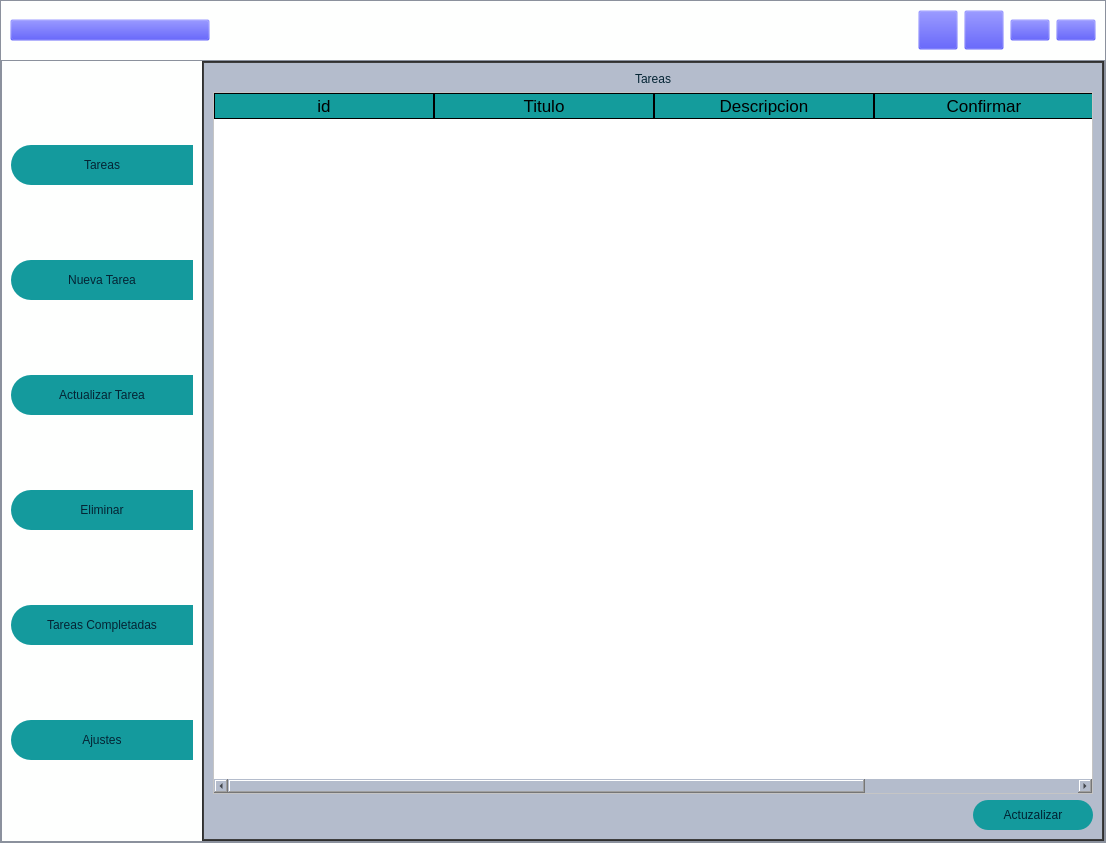
<?xml version="1.0" encoding="UTF-8"?>
<ui version="4.0">
 <class>MainWindow</class>
 <widget class="QMainWindow" name="MainWindow">
  <property name="geometry">
   <rect>
    <x>0</x>
    <y>0</y>
    <width>1106</width>
    <height>843</height>
   </rect>
  </property>
  <property name="windowTitle">
   <string>MainWindow</string>
  </property>
  <widget class="QWidget" name="centralwidget">
   <layout class="QVBoxLayout" name="verticalLayout">
    <property name="spacing">
     <number>0</number>
    </property>
    <property name="leftMargin">
     <number>0</number>
    </property>
    <property name="topMargin">
     <number>0</number>
    </property>
    <property name="rightMargin">
     <number>0</number>
    </property>
    <property name="bottomMargin">
     <number>0</number>
    </property>
    <item>
     <widget class="QFrame" name="frame">
      <property name="styleSheet">
       <string notr="true">background-color: #b4bccc;</string>
      </property>
      <property name="frameShape">
       <enum>QFrame::StyledPanel</enum>
      </property>
      <property name="frameShadow">
       <enum>QFrame::Raised</enum>
      </property>
      <layout class="QVBoxLayout" name="verticalLayout_2" stretch="1,8">
       <property name="spacing">
        <number>0</number>
       </property>
       <property name="leftMargin">
        <number>0</number>
       </property>
       <property name="topMargin">
        <number>0</number>
       </property>
       <property name="rightMargin">
        <number>0</number>
       </property>
       <property name="bottomMargin">
        <number>0</number>
       </property>
       <item>
        <widget class="QFrame" name="frameSuperior">
         <property name="minimumSize">
          <size>
           <width>0</width>
           <height>42</height>
          </size>
         </property>
         <property name="maximumSize">
          <size>
           <width>16777215</width>
           <height>59</height>
          </size>
         </property>
         <property name="styleSheet">
          <string notr="true">QFrame{
	background-color: #fefffe;
}

QPushButton{
background-color:#000000ff;

}

QPushButton:hover{
background-color: #149a9d;
border-radius:5px;
}</string>
         </property>
         <property name="frameShape">
          <enum>QFrame::NoFrame</enum>
         </property>
         <property name="frameShadow">
          <enum>QFrame::Raised</enum>
         </property>
         <layout class="QHBoxLayout" name="horizontalLayout">
          <property name="spacing">
           <number>6</number>
          </property>
          <property name="topMargin">
           <number>9</number>
          </property>
          <property name="rightMargin">
           <number>9</number>
          </property>
          <property name="bottomMargin">
           <number>9</number>
          </property>
          <item>
           <widget class="QPushButton" name="btnMenu">
            <property name="minimumSize">
             <size>
              <width>200</width>
              <height>0</height>
             </size>
            </property>
            <property name="text">
             <string/>
            </property>
            <property name="icon">
             <iconset>
              <normaloff>iconos/barra-lateral.png</normaloff>iconos/barra-lateral.png</iconset>
            </property>
            <property name="iconSize">
             <size>
              <width>30</width>
              <height>30</height>
             </size>
            </property>
           </widget>
          </item>
          <item>
           <spacer name="horizontalSpacer">
            <property name="orientation">
             <enum>Qt::Horizontal</enum>
            </property>
            <property name="sizeHint" stdset="0">
             <size>
              <width>708</width>
              <height>20</height>
             </size>
            </property>
           </spacer>
          </item>
          <item>
           <widget class="QPushButton" name="btnMinimizar">
            <property name="minimumSize">
             <size>
              <width>40</width>
              <height>40</height>
             </size>
            </property>
            <property name="text">
             <string/>
            </property>
            <property name="icon">
             <iconset>
              <normaloff>iconos/minimizar-signo.png</normaloff>iconos/minimizar-signo.png</iconset>
            </property>
            <property name="iconSize">
             <size>
              <width>30</width>
              <height>30</height>
             </size>
            </property>
           </widget>
          </item>
          <item>
           <widget class="QPushButton" name="btnNormalizar">
            <property name="minimumSize">
             <size>
              <width>40</width>
              <height>40</height>
             </size>
            </property>
            <property name="text">
             <string/>
            </property>
            <property name="icon">
             <iconset>
              <normaloff>iconos/minimizar.png</normaloff>iconos/minimizar.png</iconset>
            </property>
            <property name="iconSize">
             <size>
              <width>30</width>
              <height>30</height>
             </size>
            </property>
           </widget>
          </item>
          <item>
           <widget class="QPushButton" name="btnMaximizar">
            <property name="minimumSize">
             <size>
              <width>40</width>
              <height>20</height>
             </size>
            </property>
            <property name="text">
             <string/>
            </property>
            <property name="icon">
             <iconset>
              <normaloff>iconos/opcion-de-maximizar-tamano.png</normaloff>iconos/opcion-de-maximizar-tamano.png</iconset>
            </property>
            <property name="iconSize">
             <size>
              <width>30</width>
              <height>30</height>
             </size>
            </property>
           </widget>
          </item>
          <item>
           <widget class="QPushButton" name="btnCerrar">
            <property name="minimumSize">
             <size>
              <width>40</width>
              <height>20</height>
             </size>
            </property>
            <property name="text">
             <string/>
            </property>
            <property name="icon">
             <iconset>
              <normaloff>iconos/cerrar-el-simbolo-de-la-cruz-en-un-circulo.png</normaloff>iconos/cerrar-el-simbolo-de-la-cruz-en-un-circulo.png</iconset>
            </property>
            <property name="iconSize">
             <size>
              <width>30</width>
              <height>30</height>
             </size>
            </property>
           </widget>
          </item>
         </layout>
        </widget>
       </item>
       <item>
        <widget class="QFrame" name="frameContenido">
         <property name="frameShape">
          <enum>QFrame::StyledPanel</enum>
         </property>
         <property name="frameShadow">
          <enum>QFrame::Raised</enum>
         </property>
         <layout class="QHBoxLayout" name="horizontalLayout_2">
          <property name="spacing">
           <number>0</number>
          </property>
          <property name="leftMargin">
           <number>0</number>
          </property>
          <property name="topMargin">
           <number>0</number>
          </property>
          <property name="rightMargin">
           <number>0</number>
          </property>
          <property name="bottomMargin">
           <number>0</number>
          </property>
          <item>
           <widget class="QFrame" name="frameBarra">
            <property name="minimumSize">
             <size>
              <width>200</width>
              <height>0</height>
             </size>
            </property>
            <property name="maximumSize">
             <size>
              <width>0</width>
              <height>16777215</height>
             </size>
            </property>
            <property name="layoutDirection">
             <enum>Qt::LeftToRight</enum>
            </property>
            <property name="styleSheet">
             <string notr="true">QFrame{
background-color: #fefffe;
}

QPushButton{
background-color: #149a9d;
border-top-left-radius:20px;
border-bottom-left-radius:20px;
color: #042434;
font: 87 11pt &quot;Arial Black&quot;;
}

QPushButton:hover{
background-color: #deeee6;
border-top-left-radius:20px;
border-bottom-left-radius:20px;
color: #042434;
font: 87 11pt &quot;Arial Black&quot;;
}</string>
            </property>
            <property name="frameShape">
             <enum>QFrame::NoFrame</enum>
            </property>
            <property name="frameShadow">
             <enum>QFrame::Raised</enum>
            </property>
            <layout class="QVBoxLayout" name="verticalLayout_3">
             <property name="spacing">
              <number>0</number>
             </property>
             <property name="sizeConstraint">
              <enum>QLayout::SetDefaultConstraint</enum>
             </property>
             <property name="leftMargin">
              <number>9</number>
             </property>
             <property name="topMargin">
              <number>9</number>
             </property>
             <property name="bottomMargin">
              <number>0</number>
             </property>
             <item>
              <widget class="QPushButton" name="btnTareas">
               <property name="minimumSize">
                <size>
                 <width>0</width>
                 <height>40</height>
                </size>
               </property>
               <property name="text">
                <string>Tareas</string>
               </property>
              </widget>
             </item>
             <item>
              <widget class="QPushButton" name="btnNuevaTarea">
               <property name="minimumSize">
                <size>
                 <width>0</width>
                 <height>40</height>
                </size>
               </property>
               <property name="text">
                <string>Nueva Tarea</string>
               </property>
              </widget>
             </item>
             <item>
              <widget class="QPushButton" name="btnActualizarTarea">
               <property name="minimumSize">
                <size>
                 <width>0</width>
                 <height>40</height>
                </size>
               </property>
               <property name="text">
                <string>Actualizar Tarea</string>
               </property>
              </widget>
             </item>
             <item>
              <widget class="QPushButton" name="btnEliminarTarea">
               <property name="minimumSize">
                <size>
                 <width>0</width>
                 <height>40</height>
                </size>
               </property>
               <property name="text">
                <string>Eliminar</string>
               </property>
              </widget>
             </item>
             <item>
              <widget class="QPushButton" name="btnTareasCompletadas">
               <property name="minimumSize">
                <size>
                 <width>0</width>
                 <height>40</height>
                </size>
               </property>
               <property name="text">
                <string>Tareas Completadas</string>
               </property>
              </widget>
             </item>
             <item>
              <widget class="QPushButton" name="btnAjustes">
               <property name="minimumSize">
                <size>
                 <width>0</width>
                 <height>40</height>
                </size>
               </property>
               <property name="text">
                <string>Ajustes</string>
               </property>
              </widget>
             </item>
            </layout>
           </widget>
          </item>
          <item>
           <widget class="QFrame" name="framePaginas">
            <property name="styleSheet">
             <string notr="true">QFrame{
background-color: rgb(61,61,61);
}

QLabel{
font: 87 11pt &quot;Arial Black&quot;;
background-color: #000000ff;
color: #042434;
border:0px solid #14C8DC;
}

QLineEdit{
border:0px;
color: #002232;
border-bottom:2px solid rgb(61,61,61);
font: 87 11pt &quot;Arial Black&quot;;
}

QPushButton{
background-color: #149a9d;
border-radius:15px;
color: #002232;
font: 87 11pt &quot;Arial Black&quot;;
}

QPushButton:hover{
background-color: #deeee6;
border-radius:15px;
color: #002232;
font: 87 11pt &quot;Arial Black&quot;;
}

QTableWidget{
background-color:rgb(255, 255, 255);
color: rgb(0,0,0);
gridline-color: rgb(0, 206, 151);
font-size: 12pt;
color: #000000;
}

QHeaderView::section{
background-color: #149c9c;
border: 1px solid rgb(0,0,0);
font-size:13pt;
}

QTableWidget QTableCornerButton::section{
background-color:rgb(0,0,0);
border: 1px solid rgb(0,206,151);
}</string>
            </property>
            <property name="frameShape">
             <enum>QFrame::StyledPanel</enum>
            </property>
            <property name="frameShadow">
             <enum>QFrame::Raised</enum>
            </property>
            <layout class="QVBoxLayout" name="verticalLayout_4">
             <property name="spacing">
              <number>0</number>
             </property>
             <property name="leftMargin">
              <number>1</number>
             </property>
             <property name="topMargin">
              <number>1</number>
             </property>
             <property name="rightMargin">
              <number>1</number>
             </property>
             <property name="bottomMargin">
              <number>1</number>
             </property>
             <item>
              <widget class="QStackedWidget" name="stackedWidget">
               <property name="currentIndex">
                <number>0</number>
               </property>
               <widget class="QWidget" name="pageTareas">
                <layout class="QVBoxLayout" name="verticalLayout_5">
                 <item>
                  <widget class="QLabel" name="label">
                   <property name="text">
                    <string>Tareas</string>
                   </property>
                   <property name="alignment">
                    <set>Qt::AlignCenter</set>
                   </property>
                  </widget>
                 </item>
                 <item>
                  <widget class="QTableWidget" name="tablaTareas">
                   <property name="accessibleName">
                    <string notr="true"/>
                   </property>
                   <attribute name="horizontalHeaderDefaultSectionSize">
                    <number>220</number>
                   </attribute>
                   <column>
                    <property name="text">
                     <string>id</string>
                    </property>
                   </column>
                   <column>
                    <property name="text">
                     <string>Titulo</string>
                    </property>
                   </column>
                   <column>
                    <property name="text">
                     <string>Descripcion</string>
                    </property>
                   </column>
                   <column>
                    <property name="text">
                     <string>Confirmar</string>
                    </property>
                   </column>
                  </widget>
                 </item>
                 <item>
                  <layout class="QHBoxLayout" name="horizontalLayout_3">
                   <item>
                    <widget class="QLabel" name="labelInfoTareas">
                     <property name="minimumSize">
                      <size>
                       <width>120</width>
                       <height>30</height>
                      </size>
                     </property>
                     <property name="text">
                      <string/>
                     </property>
                    </widget>
                   </item>
                   <item>
                    <spacer name="horizontalSpacer_2">
                     <property name="orientation">
                      <enum>Qt::Horizontal</enum>
                     </property>
                     <property name="sizeHint" stdset="0">
                      <size>
                       <width>40</width>
                       <height>20</height>
                      </size>
                     </property>
                    </spacer>
                   </item>
                   <item>
                    <widget class="QPushButton" name="btnActualizar">
                     <property name="minimumSize">
                      <size>
                       <width>120</width>
                       <height>30</height>
                      </size>
                     </property>
                     <property name="text">
                      <string>Actuzalizar</string>
                     </property>
                    </widget>
                   </item>
                  </layout>
                 </item>
                </layout>
               </widget>
               <widget class="QWidget" name="pageNuevaTarea">
                <layout class="QVBoxLayout" name="verticalLayout_8">
                 <item>
                  <widget class="QLabel" name="label_4">
                   <property name="text">
                    <string>Nueva Tarea</string>
                   </property>
                   <property name="alignment">
                    <set>Qt::AlignCenter</set>
                   </property>
                  </widget>
                 </item>
                 <item>
                  <spacer name="verticalSpacer_2">
                   <property name="orientation">
                    <enum>Qt::Vertical</enum>
                   </property>
                   <property name="sizeHint" stdset="0">
                    <size>
                     <width>10</width>
                     <height>10</height>
                    </size>
                   </property>
                  </spacer>
                 </item>
                 <item>
                  <layout class="QHBoxLayout" name="horizontalLayout_4">
                   <property name="spacing">
                    <number>30</number>
                   </property>
                   <item>
                    <layout class="QVBoxLayout" name="verticalLayout_7">
                     <property name="spacing">
                      <number>30</number>
                     </property>
                     <item>
                      <widget class="QLabel" name="label_2">
                       <property name="text">
                        <string>Titulo</string>
                       </property>
                      </widget>
                     </item>
                     <item>
                      <widget class="QLabel" name="label_3">
                       <property name="text">
                        <string>Descripcion</string>
                       </property>
                      </widget>
                     </item>
                    </layout>
                   </item>
                   <item>
                    <layout class="QVBoxLayout" name="verticalLayout_6">
                     <property name="spacing">
                      <number>30</number>
                     </property>
                     <item>
                      <widget class="QLineEdit" name="txtTitulo"/>
                     </item>
                     <item>
                      <widget class="QLineEdit" name="txtDescripcion"/>
                     </item>
                    </layout>
                   </item>
                   <item>
                    <spacer name="horizontalSpacer_4">
                     <property name="orientation">
                      <enum>Qt::Horizontal</enum>
                     </property>
                     <property name="sizeHint" stdset="0">
                      <size>
                       <width>40</width>
                       <height>20</height>
                      </size>
                     </property>
                    </spacer>
                   </item>
                  </layout>
                 </item>
                 <item>
                  <spacer name="verticalSpacer_6">
                   <property name="orientation">
                    <enum>Qt::Vertical</enum>
                   </property>
                   <property name="sizeHint" stdset="0">
                    <size>
                     <width>20</width>
                     <height>40</height>
                    </size>
                   </property>
                  </spacer>
                 </item>
                 <item>
                  <spacer name="verticalSpacer_5">
                   <property name="orientation">
                    <enum>Qt::Vertical</enum>
                   </property>
                   <property name="sizeHint" stdset="0">
                    <size>
                     <width>20</width>
                     <height>40</height>
                    </size>
                   </property>
                  </spacer>
                 </item>
                 <item>
                  <spacer name="verticalSpacer">
                   <property name="orientation">
                    <enum>Qt::Vertical</enum>
                   </property>
                   <property name="sizeHint" stdset="0">
                    <size>
                     <width>20</width>
                     <height>40</height>
                    </size>
                   </property>
                  </spacer>
                 </item>
                 <item>
                  <layout class="QHBoxLayout" name="horizontalLayout_5">
                   <item>
                    <widget class="QLabel" name="mostrarMensajeAgregar">
                     <property name="minimumSize">
                      <size>
                       <width>200</width>
                       <height>0</height>
                      </size>
                     </property>
                     <property name="text">
                      <string/>
                     </property>
                     <property name="alignment">
                      <set>Qt::AlignCenter</set>
                     </property>
                    </widget>
                   </item>
                   <item>
                    <spacer name="horizontalSpacer_3">
                     <property name="orientation">
                      <enum>Qt::Horizontal</enum>
                     </property>
                     <property name="sizeHint" stdset="0">
                      <size>
                       <width>40</width>
                       <height>20</height>
                      </size>
                     </property>
                    </spacer>
                   </item>
                   <item>
                    <widget class="QPushButton" name="agregar">
                     <property name="minimumSize">
                      <size>
                       <width>120</width>
                       <height>30</height>
                      </size>
                     </property>
                     <property name="text">
                      <string>Agregar</string>
                     </property>
                    </widget>
                   </item>
                  </layout>
                 </item>
                </layout>
               </widget>
               <widget class="QWidget" name="pageActualizar">
                <layout class="QVBoxLayout" name="verticalLayout_11">
                 <item>
                  <widget class="QLabel" name="label_6">
                   <property name="text">
                    <string>Actualizar Tarea</string>
                   </property>
                   <property name="alignment">
                    <set>Qt::AlignCenter</set>
                   </property>
                  </widget>
                 </item>
                 <item>
                  <layout class="QHBoxLayout" name="horizontalLayout_8">
                   <item>
                    <widget class="QLabel" name="label_7">
                     <property name="text">
                      <string>Buscar Tarea</string>
                     </property>
                    </widget>
                   </item>
                   <item>
                    <widget class="QLineEdit" name="txtBuscarTareaActualizar"/>
                   </item>
                   <item>
                    <widget class="QPushButton" name="btnBuscarActualizar">
                     <property name="minimumSize">
                      <size>
                       <width>120</width>
                       <height>30</height>
                      </size>
                     </property>
                     <property name="text">
                      <string>Buscar</string>
                     </property>
                    </widget>
                   </item>
                  </layout>
                 </item>
                 <item>
                  <spacer name="verticalSpacer_3">
                   <property name="orientation">
                    <enum>Qt::Vertical</enum>
                   </property>
                   <property name="sizeHint" stdset="0">
                    <size>
                     <width>20</width>
                     <height>40</height>
                    </size>
                   </property>
                  </spacer>
                 </item>
                 <item>
                  <layout class="QHBoxLayout" name="horizontalLayout_6">
                   <item>
                    <layout class="QVBoxLayout" name="verticalLayout_10">
                     <property name="spacing">
                      <number>30</number>
                     </property>
                     <item>
                      <widget class="QLabel" name="label_8">
                       <property name="text">
                        <string>ID</string>
                       </property>
                      </widget>
                     </item>
                     <item>
                      <widget class="QLabel" name="label_9">
                       <property name="text">
                        <string>Tutulo</string>
                       </property>
                      </widget>
                     </item>
                     <item>
                      <widget class="QLabel" name="label_10">
                       <property name="text">
                        <string>Descripcion</string>
                       </property>
                      </widget>
                     </item>
                    </layout>
                   </item>
                   <item>
                    <layout class="QVBoxLayout" name="verticalLayout_9">
                     <property name="spacing">
                      <number>30</number>
                     </property>
                     <item>
                      <widget class="QLineEdit" name="txtIdActualizar"/>
                     </item>
                     <item>
                      <widget class="QLineEdit" name="txtTituloActualizar"/>
                     </item>
                     <item>
                      <widget class="QLineEdit" name="txtDescripcionActualizar"/>
                     </item>
                    </layout>
                   </item>
                   <item>
                    <spacer name="horizontalSpacer_8">
                     <property name="orientation">
                      <enum>Qt::Horizontal</enum>
                     </property>
                     <property name="sizeHint" stdset="0">
                      <size>
                       <width>40</width>
                       <height>20</height>
                      </size>
                     </property>
                    </spacer>
                   </item>
                  </layout>
                 </item>
                 <item>
                  <spacer name="verticalSpacer_8">
                   <property name="orientation">
                    <enum>Qt::Vertical</enum>
                   </property>
                   <property name="sizeHint" stdset="0">
                    <size>
                     <width>20</width>
                     <height>40</height>
                    </size>
                   </property>
                  </spacer>
                 </item>
                 <item>
                  <spacer name="verticalSpacer_7">
                   <property name="orientation">
                    <enum>Qt::Vertical</enum>
                   </property>
                   <property name="sizeHint" stdset="0">
                    <size>
                     <width>20</width>
                     <height>40</height>
                    </size>
                   </property>
                  </spacer>
                 </item>
                 <item>
                  <spacer name="verticalSpacer_4">
                   <property name="orientation">
                    <enum>Qt::Vertical</enum>
                   </property>
                   <property name="sizeHint" stdset="0">
                    <size>
                     <width>20</width>
                     <height>40</height>
                    </size>
                   </property>
                  </spacer>
                 </item>
                 <item>
                  <layout class="QHBoxLayout" name="horizontalLayout_7">
                   <item>
                    <widget class="QLabel" name="labelConfirmacionActualizar">
                     <property name="minimumSize">
                      <size>
                       <width>120</width>
                       <height>30</height>
                      </size>
                     </property>
                     <property name="text">
                      <string/>
                     </property>
                    </widget>
                   </item>
                   <item>
                    <spacer name="horizontalSpacer_7">
                     <property name="orientation">
                      <enum>Qt::Horizontal</enum>
                     </property>
                     <property name="sizeHint" stdset="0">
                      <size>
                       <width>40</width>
                       <height>20</height>
                      </size>
                     </property>
                    </spacer>
                   </item>
                   <item>
                    <widget class="QPushButton" name="btnActualizarTarea_2">
                     <property name="minimumSize">
                      <size>
                       <width>120</width>
                       <height>30</height>
                      </size>
                     </property>
                     <property name="text">
                      <string>Actualizar</string>
                     </property>
                    </widget>
                   </item>
                  </layout>
                 </item>
                </layout>
               </widget>
               <widget class="QWidget" name="pageEliminar">
                <layout class="QVBoxLayout" name="verticalLayout_12">
                 <item>
                  <widget class="QLabel" name="label_12">
                   <property name="text">
                    <string>Eliminar Tarea</string>
                   </property>
                   <property name="alignment">
                    <set>Qt::AlignCenter</set>
                   </property>
                  </widget>
                 </item>
                 <item>
                  <layout class="QHBoxLayout" name="horizontalLayout_9">
                   <item>
                    <widget class="QLabel" name="label_13">
                     <property name="text">
                      <string>Nombre de la tarea</string>
                     </property>
                    </widget>
                   </item>
                   <item>
                    <widget class="QLineEdit" name="txtBuscarTareaEliminar"/>
                   </item>
                   <item>
                    <widget class="QPushButton" name="btnEliminarTarea_2">
                     <property name="minimumSize">
                      <size>
                       <width>100</width>
                       <height>30</height>
                      </size>
                     </property>
                     <property name="text">
                      <string>Eliminar</string>
                     </property>
                    </widget>
                   </item>
                  </layout>
                 </item>
                 <item>
                  <layout class="QHBoxLayout" name="horizontalLayout_12">
                   <item>
                    <widget class="QLabel" name="label_11">
                     <property name="text">
                      <string>ID de la tarea</string>
                     </property>
                    </widget>
                   </item>
                   <item>
                    <widget class="QLineEdit" name="txtIdTareaEliminar"/>
                   </item>
                   <item>
                    <widget class="QPushButton" name="btnEliminarTareaId">
                     <property name="minimumSize">
                      <size>
                       <width>100</width>
                       <height>30</height>
                      </size>
                     </property>
                     <property name="text">
                      <string>Eliminar</string>
                     </property>
                    </widget>
                   </item>
                  </layout>
                 </item>
                 <item>
                  <widget class="QTableWidget" name="tablaEliminar">
                   <attribute name="horizontalHeaderDefaultSectionSize">
                    <number>220</number>
                   </attribute>
                   <column>
                    <property name="text">
                     <string>ID</string>
                    </property>
                   </column>
                   <column>
                    <property name="text">
                     <string>Titulo</string>
                    </property>
                   </column>
                   <column>
                    <property name="text">
                     <string>Descripcion</string>
                    </property>
                   </column>
                  </widget>
                 </item>
                 <item>
                  <layout class="QHBoxLayout" name="horizontalLayout_10">
                   <item>
                    <widget class="QLabel" name="labelConfirmacionEliminar">
                     <property name="minimumSize">
                      <size>
                       <width>200</width>
                       <height>30</height>
                      </size>
                     </property>
                     <property name="text">
                      <string/>
                     </property>
                    </widget>
                   </item>
                   <item>
                    <spacer name="horizontalSpacer_11">
                     <property name="orientation">
                      <enum>Qt::Horizontal</enum>
                     </property>
                     <property name="sizeHint" stdset="0">
                      <size>
                       <width>40</width>
                       <height>20</height>
                      </size>
                     </property>
                    </spacer>
                   </item>
                   <item>
                    <widget class="QPushButton" name="btnActualizarEliminar">
                     <property name="minimumSize">
                      <size>
                       <width>120</width>
                       <height>30</height>
                      </size>
                     </property>
                     <property name="text">
                      <string>Actualizar</string>
                     </property>
                    </widget>
                   </item>
                  </layout>
                 </item>
                </layout>
               </widget>
               <widget class="QWidget" name="pageAjustes">
                <layout class="QVBoxLayout" name="verticalLayout_15">
                 <item>
                  <widget class="QLabel" name="label_14">
                   <property name="text">
                    <string>Ajistes de base de datos</string>
                   </property>
                   <property name="alignment">
                    <set>Qt::AlignCenter</set>
                   </property>
                  </widget>
                 </item>
                 <item>
                  <widget class="QFrame" name="frame_2">
                   <property name="minimumSize">
                    <size>
                     <width>0</width>
                     <height>600</height>
                    </size>
                   </property>
                   <property name="styleSheet">
                    <string notr="true">QFrame{
background-color: #b4bccc;
}

QPushButton{
background-color: #149a9d;
border-radius:15px;
color: #002232;
font: 87 11pt &quot;Arial Black&quot;;
}

QPushButton:hover{
background-color: #deeee6;
border-radius:15px;
color: #002232;
font: 87 11pt &quot;Arial Black&quot;;
}
</string>
                   </property>
                   <property name="frameShape">
                    <enum>QFrame::StyledPanel</enum>
                   </property>
                   <property name="frameShadow">
                    <enum>QFrame::Raised</enum>
                   </property>
                   <layout class="QVBoxLayout" name="verticalLayout_14">
                    <item>
                     <widget class="QPushButton" name="eliminarRegistroTareas">
                      <property name="minimumSize">
                       <size>
                        <width>100</width>
                        <height>100</height>
                       </size>
                      </property>
                      <property name="text">
                       <string>Eliminar Registro de tareas </string>
                      </property>
                     </widget>
                    </item>
                    <item>
                     <widget class="QPushButton" name="eliminarRegistroTareasCompleetadas">
                      <property name="minimumSize">
                       <size>
                        <width>0</width>
                        <height>100</height>
                       </size>
                      </property>
                      <property name="text">
                       <string>Eliminar Registro de Tareas Completadas</string>
                      </property>
                     </widget>
                    </item>
                   </layout>
                  </widget>
                 </item>
                 <item>
                  <layout class="QHBoxLayout" name="horizontalLayout_13">
                   <item>
                    <widget class="QLabel" name="labelInfoAjustes">
                     <property name="minimumSize">
                      <size>
                       <width>120</width>
                       <height>30</height>
                      </size>
                     </property>
                     <property name="text">
                      <string/>
                     </property>
                    </widget>
                   </item>
                   <item>
                    <spacer name="horizontalSpacer_6">
                     <property name="orientation">
                      <enum>Qt::Horizontal</enum>
                     </property>
                     <property name="sizeHint" stdset="0">
                      <size>
                       <width>40</width>
                       <height>20</height>
                      </size>
                     </property>
                    </spacer>
                   </item>
                  </layout>
                 </item>
                </layout>
               </widget>
               <widget class="QWidget" name="pageTareasCompletadas">
                <layout class="QVBoxLayout" name="verticalLayout_13">
                 <item>
                  <widget class="QLabel" name="label_5">
                   <property name="text">
                    <string>Tareas Completadas</string>
                   </property>
                   <property name="alignment">
                    <set>Qt::AlignCenter</set>
                   </property>
                  </widget>
                 </item>
                 <item>
                  <widget class="QTableWidget" name="tablaTareasCompletadas">
                   <column>
                    <property name="text">
                     <string>ID</string>
                    </property>
                   </column>
                   <column>
                    <property name="text">
                     <string>Titulo</string>
                    </property>
                   </column>
                   <column>
                    <property name="text">
                     <string>ID</string>
                    </property>
                   </column>
                  </widget>
                 </item>
                 <item>
                  <layout class="QHBoxLayout" name="horizontalLayout_11">
                   <item>
                    <widget class="QLabel" name="txtInfoTareasCompletadas">
                     <property name="minimumSize">
                      <size>
                       <width>120</width>
                       <height>30</height>
                      </size>
                     </property>
                     <property name="text">
                      <string/>
                     </property>
                    </widget>
                   </item>
                   <item>
                    <spacer name="horizontalSpacer_5">
                     <property name="orientation">
                      <enum>Qt::Horizontal</enum>
                     </property>
                     <property name="sizeHint" stdset="0">
                      <size>
                       <width>40</width>
                       <height>20</height>
                      </size>
                     </property>
                    </spacer>
                   </item>
                   <item>
                    <widget class="QPushButton" name="btnActualizarTareasCompletadas">
                     <property name="text">
                      <string>Actualizar</string>
                     </property>
                    </widget>
                   </item>
                  </layout>
                 </item>
                </layout>
               </widget>
              </widget>
             </item>
            </layout>
           </widget>
          </item>
         </layout>
        </widget>
       </item>
      </layout>
     </widget>
    </item>
   </layout>
  </widget>
 </widget>
 <resources/>
 <connections/>
</ui>
